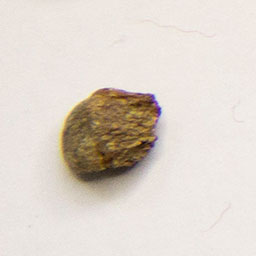
#> input picture datasets/test_dataset_singles/defect-269.jpg, 256 x 256 px, found by its file name; its folder holds 4 pictures in this run
$ python generate_mulit_bean_imgs.py
#> lines starting #> are read from the running program, lines starting #| are printed output that depends on the picture
import os
import random
import csv
import math
from PIL import Image

single_bean_imgs_folder = "datasets/test_dataset_singles"
output_directory = "datasets/multiple_beans_test"
os.makedirs(output_directory, exist_ok=True)

img_filenames = [filename for filename in os.listdir(single_bean_imgs_folder)]
random.shuffle(img_filenames)  # shuffle to get random ordering

num_beans_per_img = [9, 16, 25]  # 50 imgs in total
final_img_size = 500

# there's 1600 imgs in the folder so there will be 32 sets of trios of images 32 x [9, 16, 25]
for img_set in range(32):
    for img_size in num_beans_per_img:
        # choose files
        chosen_imgs = img_filenames[:img_size]
        img_filenames = img_filenames[img_size:]

        multi_img_filename = "multi-" + \
            str(img_size) + "-" + str(img_set) + ".jpg"
        multi_img_path = os.path.join(output_directory, multi_img_filename)
        print(multi_img_path)

        with open("datasets/mutliple-bean-files.csv", "a", newline="") as file:
            writer = csv.writer(file)
            # filename, files inside
            writer.writerow([multi_img_filename, chosen_imgs])

        # open the images
        images = [Image.open(os.path.join(single_bean_imgs_folder, img))
                  for img in chosen_imgs]
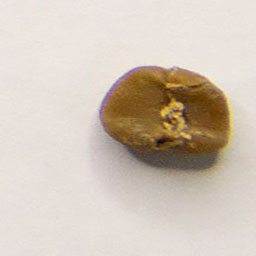
#> input picture datasets/test_dataset_singles/defect-11.jpg, 256 x 256 px, found by its file name
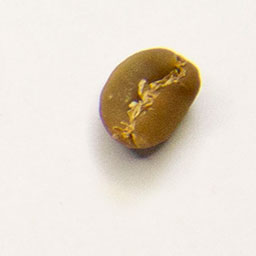
#> input picture datasets/test_dataset_singles/defect-21.jpg, 256 x 256 px, found by its file name
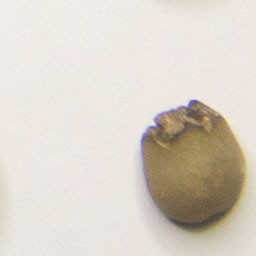
#> input picture datasets/test_dataset_singles/defect-389.jpg, 256 x 256 px, found by its file name

        img_per_column = int(math.sqrt(img_size))

        column_size = int(500 / img_per_column)
        new_img_size = (column_size, column_size)

        images = [img.resize(new_img_size) for img in images]
#> images = 4 items

        # create the image
        new_image = Image.new("RGB", (final_img_size, final_img_size))
#> new_image: PIL image 500x500 RGB; every value is 0

        for i, img in enumerate(images):
            # Ensure x is an integer
            x = (i % img_per_column) * new_img_size[0]
            y = (i // img_per_column) * \
                new_img_size[1]  # Ensure y is an integer
            new_image.paste(img, (x, y))
#> this loop made 4 passes
#> (x, y) on passes 1 to 4: (0, 0), (166, 0), (332, 0), (0, 166)
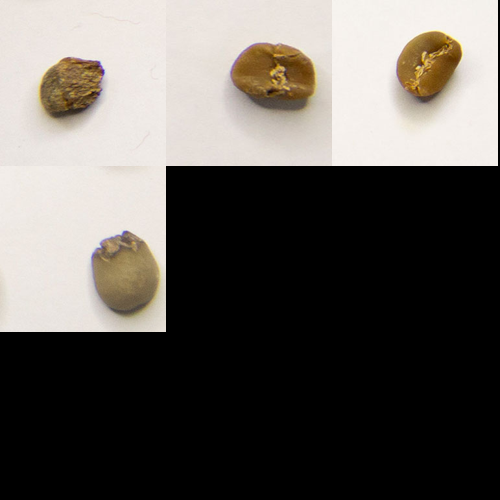
#> new_image: PIL image 500x500 RGB; mean R, G, B 97.1, 92.9, 88.2

        # save the image
        new_image.save(multi_img_path)
        print(f"Saved file to {multi_img_path}")
